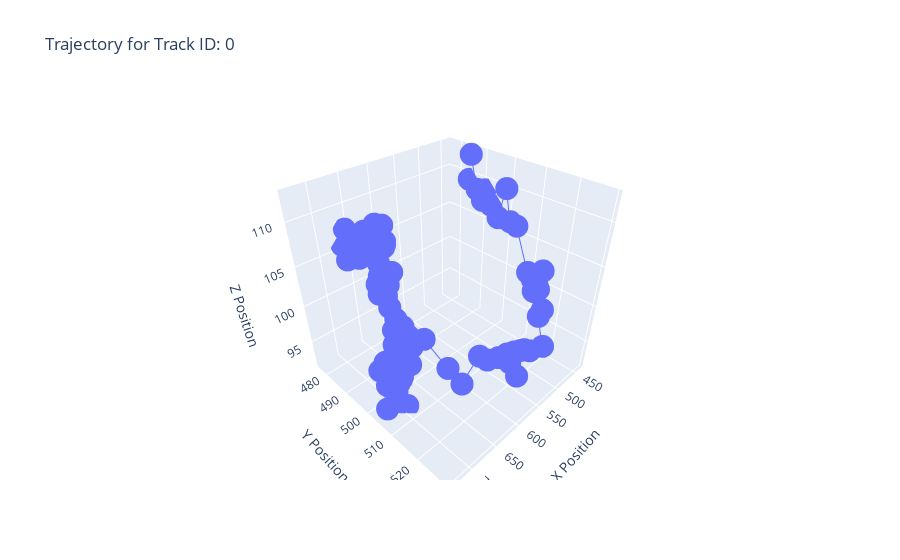
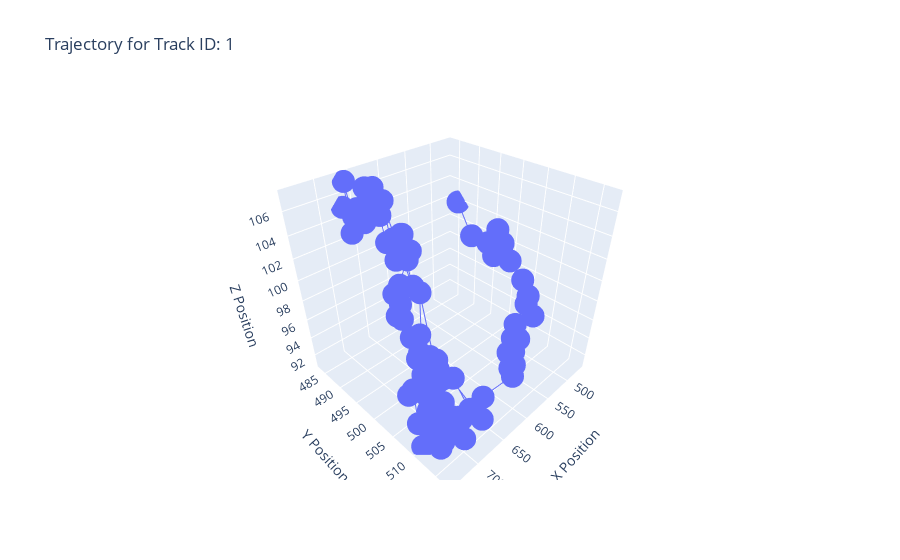
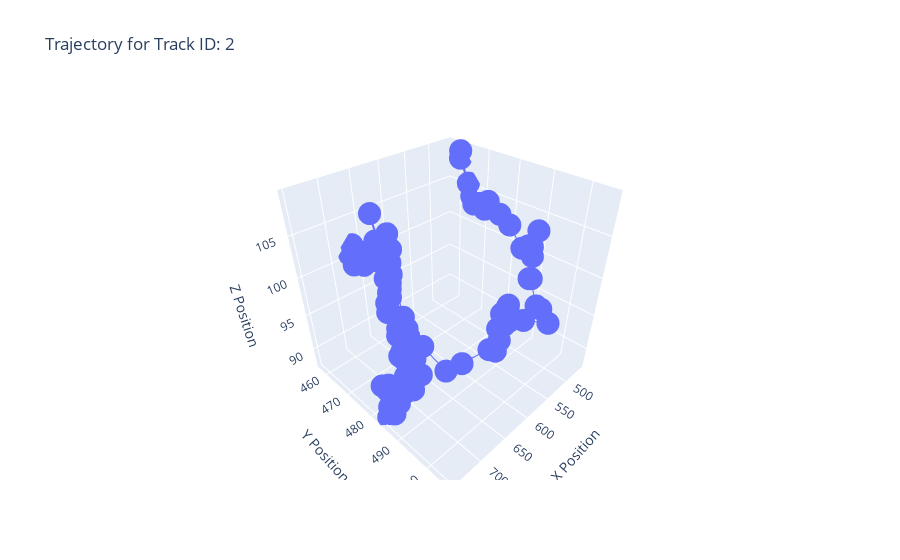
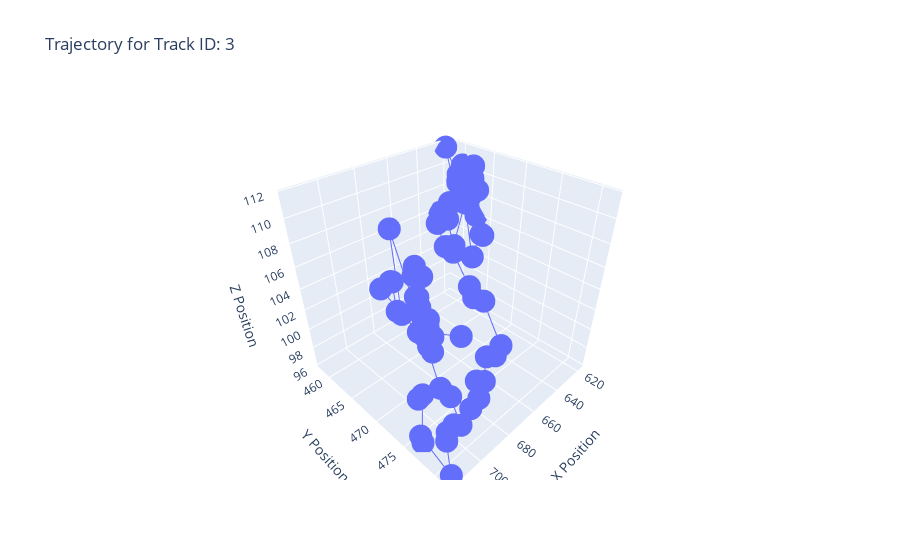

These figures' notebook cell, in order:
### Code cell
# interactive 3d plots
import plotly.graph_objects as go

# Iterate through groups and create interactive 3D plots
for track_id, group in grouped:
    fig = go.Figure()

    fig.add_trace(go.Scatter3d(
        x=group[position_x_column],
        y=group[position_y_column],
        z=group[position_z_column],
        mode='lines+markers',
        name=f'Track ID: {track_id}'
    ))

    # Set titles and axis labels
    fig.update_layout(
        title=f'Trajectory for Track ID: {track_id}',
        scene=dict(
            xaxis_title='X Position',
            yaxis_title='Y Position',
            zaxis_title='Z Position'
        )
    )

    # Show the plot
    fig.show()
